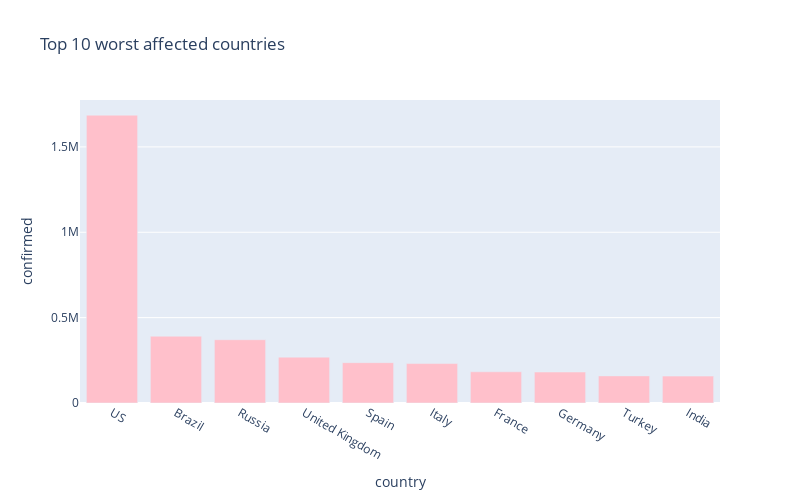

The cell this chart's notebook holds for it:
### Markdown cell above
# 10 worst hit countries - Confirmed cases

### Code cell
px.bar(
    sorted_country_df.head(10),
    x = "country",
    y = "confirmed",
    title= "Top 10 worst affected countries", # the axis names
    color_discrete_sequence=["pink"], 
    height=500,
    width=800
)

### Figure 1 — Plotly figure (JSON) as saved in the notebook; plotly's stock layout.template omitted (floating-point values rounded to 4 significant figures)
{"data": [{"alignmentgroup": "True", "hovertemplate": "country=%{x}<br>confirmed=%{y}<extra></extra>", "legendgroup": "", "marker": {"color": "pink"}, "name": "", "offsetgroup": "", "orientation": "v", "showlegend": false, "textposition": "auto", "type": "bar", "x": ["US", "Brazil", "Russia", "United Kingdom", "Spain", "Italy", "France", "Germany", "Turkey", "India"], "xaxis": "x", "y": [1685955, 391222, 370680, 268615, 236259, 231139, 182847, 181524, 158762, 157484], "yaxis": "y"}], "layout": {"barmode": "relative", "height": 500, "legend": {"tracegroupgap": 0}, "title": {"text": "Top 10 worst affected countries"}, "width": 800, "xaxis": {"anchor": "y", "domain": [0, 1], "title": {"text": "country"}}, "yaxis": {"anchor": "x", "domain": [0, 1], "title": {"text": "confirmed"}}}}
